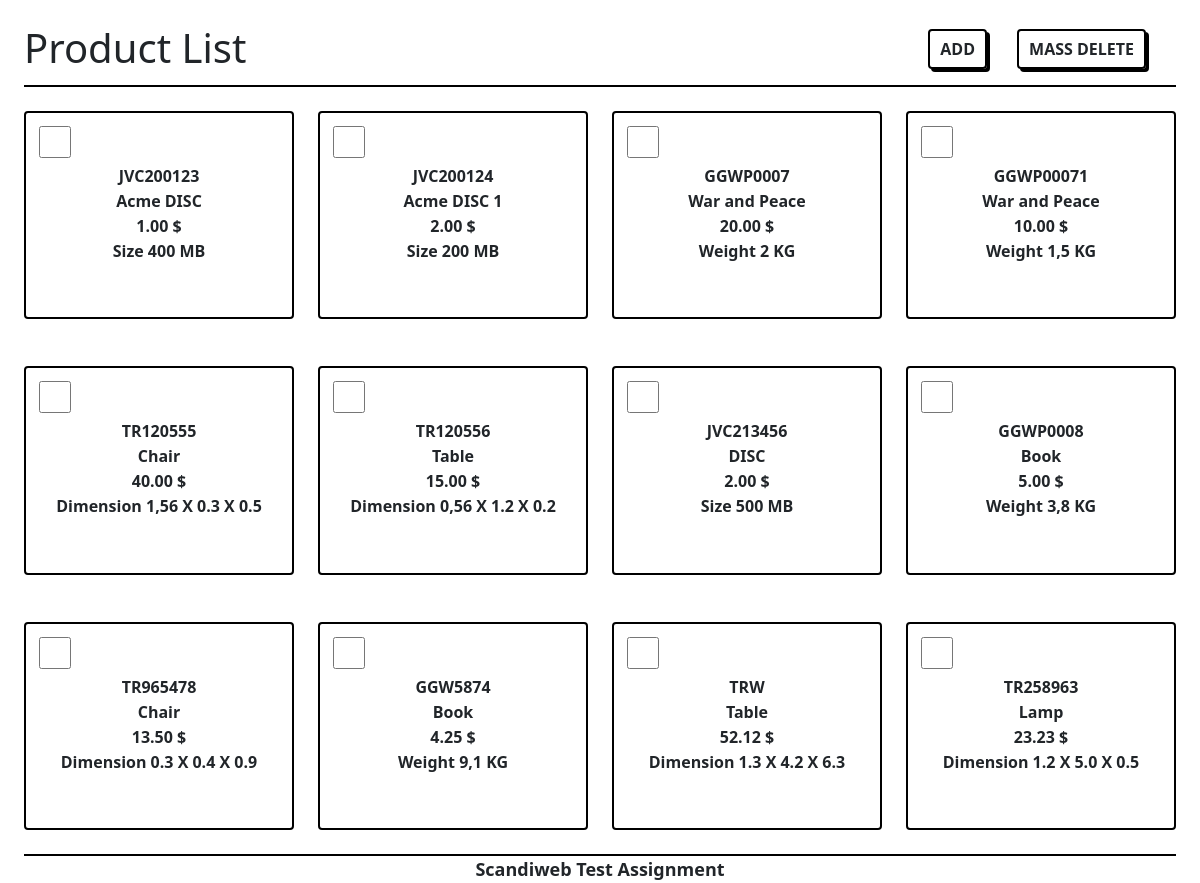
The page / on the database its author committed.
### tables this page shows
CREATE TABLE `products` (
  `id` int(11) NOT NULL,
  `sku` varchar(20) NOT NULL,
  `name` varchar(50) NOT NULL,
  `price` text NOT NULL,
  `id_type` int(5) NOT NULL,
  `type` text NOT NULL,
  `size` int(11) NOT NULL,
  `weight` varchar(11) NOT NULL,
  `height` varchar(11) NOT NULL,
  `width` varchar(11) NOT NULL,
  `length` varchar(11) NOT NULL
);

### public/index.php (called while the page is built, shortened)
<?php
$qStr = $_SERVER['QUERY_STRING'];
spl_autoload_register(function ($class)
    {
        $class = ROOT .'/'. str_replace('\\','/', $class) . '.php';
    });
Router::dispatch($qStr);

### config/db.php (called while the page is built)
<?php
return[
    'dsn' =>'mysql:host=localhost;dbname=scandiweb',
    'user'=> 'root',
    'pass' => '',
];

### app/controllers/MainController.php (called while the page is built, shortened)
<?php
class MainController extends AppController
{
    public function indexAction(){
        $product = new Form();
        $allProduct =$product->findAll();
    }
}

### app/views/Main/index.php (the view)
<div id="productList">
    <form class="container-fluid" action="/" method="POST" >
        <div class="title">
            <div class="list">
                <h1>Product List</h1>
            </div>
            <div class="button">
                <a href="/form" class="btn btn-outline-dark">ADD</a>
                <button class="btn btn-outline-dark" type="submit" name="delete">MASS DELETE</button>
            </div>
        </div>
        <div class="products" id="blockProducts">
            <div class="row row-cols-2 row-cols-md-4 ">
                <?php foreach ($product as $key):?>
                <div class="col productCard">
                    <div class="card " style="border: 2px solid black">
                        <div class="check">
                            <input  type="checkbox" value="<?=$key['id'];?>" name="checkbox[<?=$key['id'];?>]<??>" style="width: 2rem; height: 2rem;">
                        </div>
                        <div class="textCard">
                            <p><?=$key['sku'];?></p>
                            <p><?=$key['name'];?></p>
                            <p><?=$key['price'];?> $</p>
                            <p><?php
                                if($key['id_type'] == 1){
                                    echo "Size ". $key['size'] . " MB";
                                }
                                if($key['id_type'] == 2){
                                    echo "Weight ". $key['weight'] . " KG";
                                }
                                if($key['id_type'] == 3){
                                    echo "Dimension " . $key['height'] . " X " . $key['width'] . " X " . $key['length'];
                                }
                                ?>
                            </p>
                        </div>
                    </div>
                </div>
                <?php endforeach;?>
            </div>
        </div>
    </form>
</div>

### app/views/layouts/main.php (shortened to what this page needs)
<!doctype html>
<html lang="en">
<head>
    <link href="https://cdn.jsdelivr.net/npm/bootstrap@5.0.0-beta3/dist/css/bootstrap.min.css" rel="stylesheet">
    <link rel="stylesheet" href="/public/style/style.css">
</head>
<body>
<?=$content;?>
<footer>
    <div class="footer">Scandiweb Test Assignment</div>
</footer>
</body>
</html>

### public/style/style.css (style rules this page uses)
* { margin: 0 auto; padding: 0px; }
#productList { margin-top:2%; width: 98%; }
.title { display: inline-block; border-bottom: 2px solid black; width: 100%; padding-bottom: 5px; }
.list { display: inline-block; }
.button { float: right; display: inline-flex; justify-content: space-between; }
.button>button, .button>a { border: 2px solid black; box-shadow: 3px 3px 0px 0px #000000; padding-right: 10px; padding-left: 10px; margin-right: 30px; margin-top: 2%; font-weight: bold; }
#blockProducts { width: 100%; border-bottom: 2px solid black; }
.products { display: flex; flex-direction: row; flex-wrap: wrap; align-content: space-around; justify-content: center; }
.productCard { padding-bottom: 2%; padding-top: 2%; }
.textCard { text-align: center; font-weight: bold; padding-bottom: 20%; }
.textCard>p { margin-bottom: 1px; }
.check { margin-top: 5%; margin-left: 5%; }
div.footer { text-align: center; font-size: 18px; font-weight: 600; }

### rows shown on the page
products: sku "JVC200123", name "Acme DISC", price "1.00", size "400"
products: sku "JVC200124", name "Acme DISC 1", price "2.00", size "200"
products: sku "GGWP0007", name "War and Peace", price "20.00", weight "2"
products: sku "GGWP00071", name "War and Peace", price "10.00", weight "1,5"
products: sku "TR120555", name "Chair", price "40.00", height "1,56", width "0.3", length "0.5"
products: sku "TR120556", name "Table", price "15.00", height "0,56", width "1.2", length "0.2"
products: sku "JVC213456", name "DISC", price "2.00", size "500"
products: sku "GGWP0008", name "Book", price "5.00", weight "3,8"
products: sku "TR965478", name "Chair", price "13.50", height "0.3", width "0.4", length "0.9"
products: sku "GGW5874", name "Book", price "4.25", weight "9,1"
products: sku "TRW", name "Table", price "52.12", height "1.3", width "4.2", length "6.3"
products: sku "TR258963", name "Lamp", price "23.23", height "1.2", width "5.0", length "0.5"
